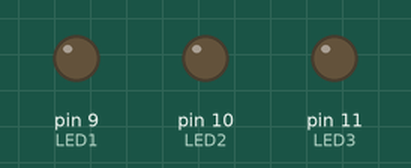
Simulated run of this sketch. Board: Arduino Uno, built with avr-gcc and run on an emulated ATmega328P. Shown: output pins drawn as LEDs (lit = HIGH).

Above: at 0.15 s.
At 11.58 s:
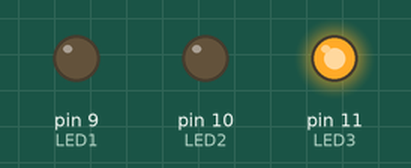
At 20.91 s:
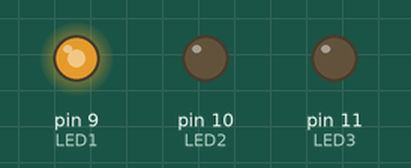
Timing chart, 0 to 20.8 s (numbered marks = the images above):
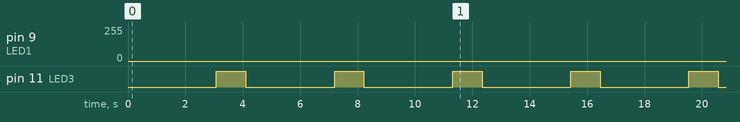

Measured:
- by itself, pin 11 (LED3): alternates HIGH for 1.0 s and LOW for 3.1 s

The sketch:

LibC.ino
```cpp
  // Library making example

 #include"LibC.h"

 LibC LL ; // Class then Object

 void setup() {
  pinMode(9, OUTPUT) ;  // LED1
  pinMode(10, OUTPUT) ; // LED2
  pinMode(11, OUTPUT) ; // LED3
 }

 void loop() {
 LL.Up_Down(9, 1);
 LL.Up_Down(10, 3) ;
 LL.Up_Down(11, 4) ;
 }
```

LibC.h
```cpp
 class LibC {
  public:

   void Up_Down(int pin, int del) {

   for (int i=0; i<=255; i++) {
   analogWrite(pin, i) ;
   delay(del) ;
   }
   for (int i=255; i>=0; i--) {
   analogWrite(pin, i) ;
   delay(del) ;
   }
  }
 };
```
